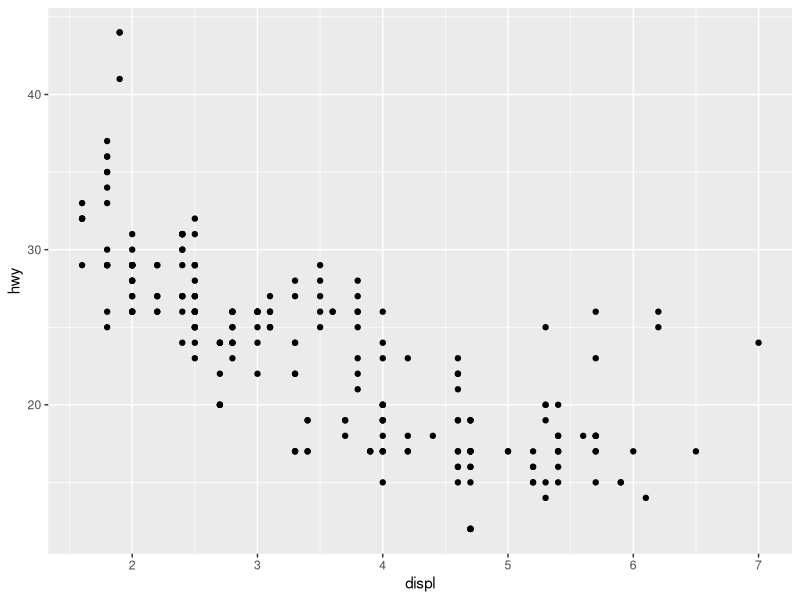
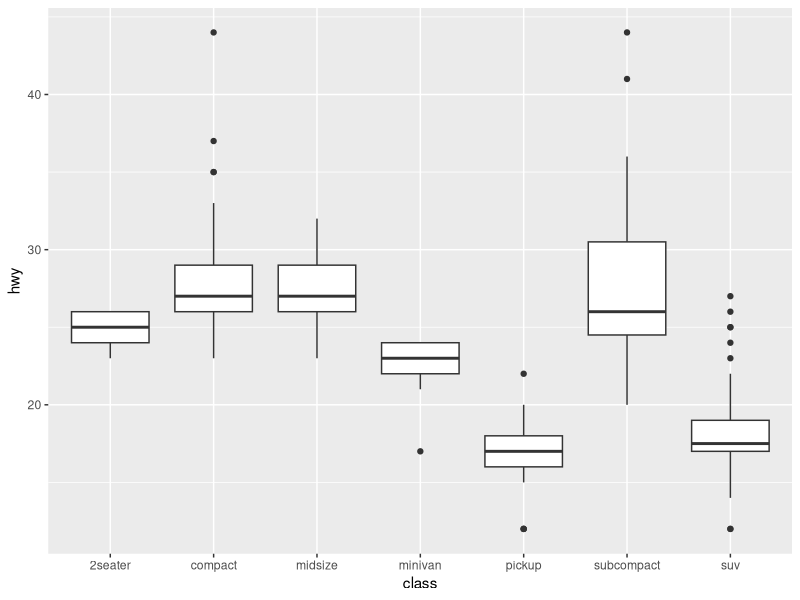
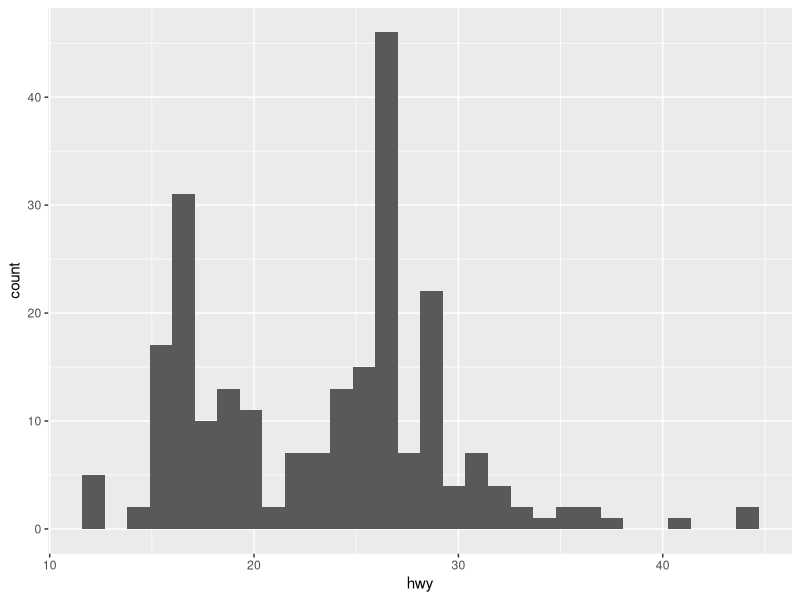
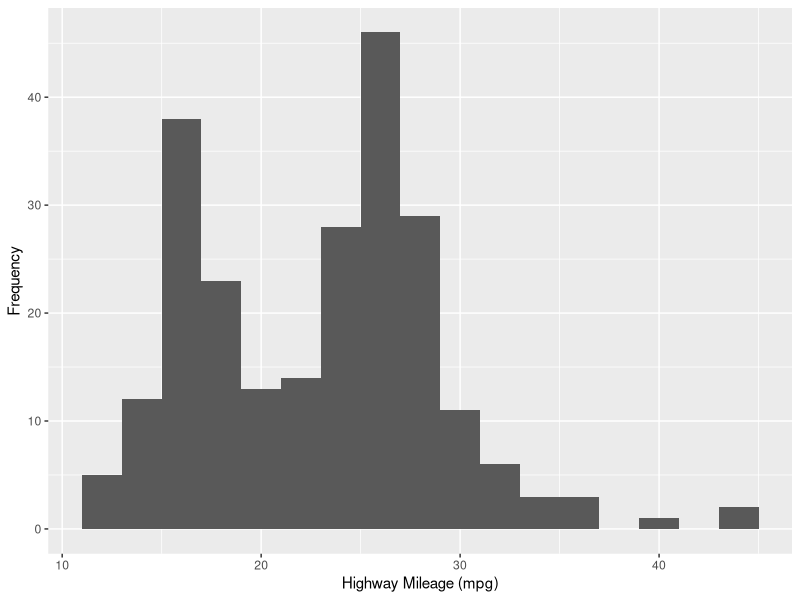
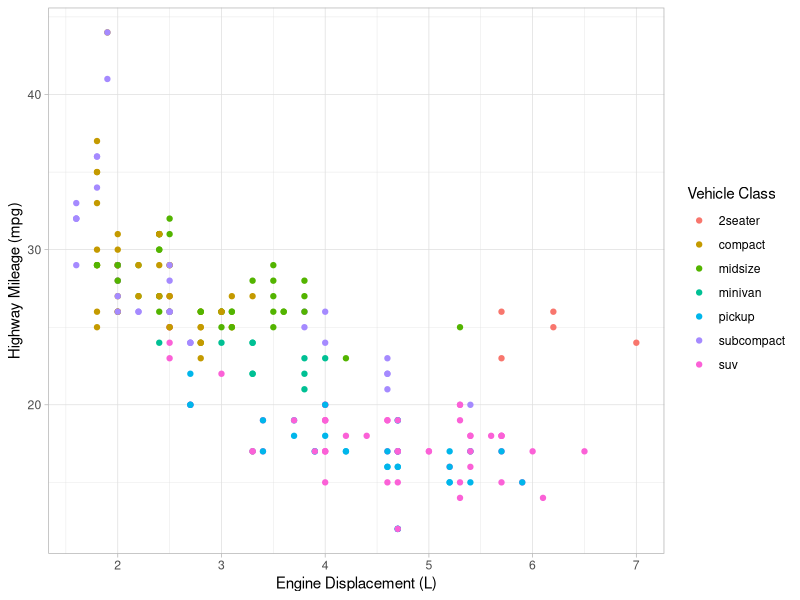
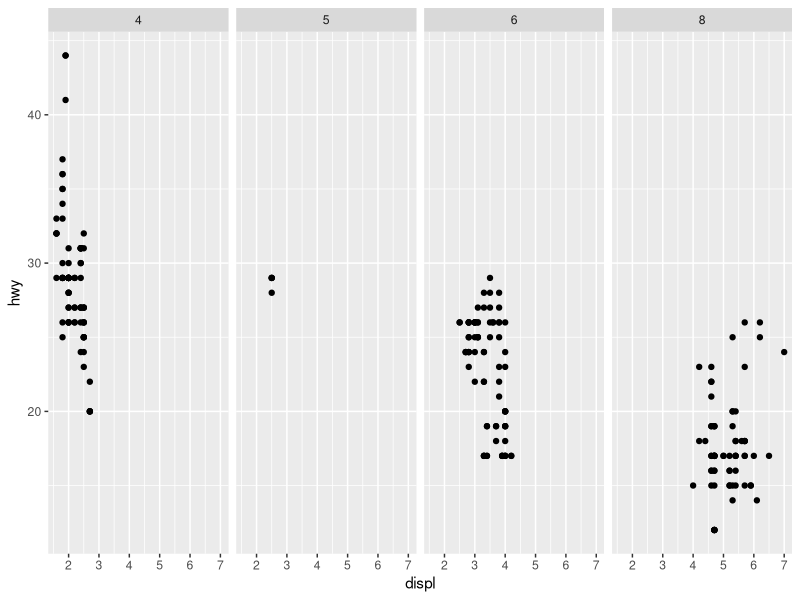
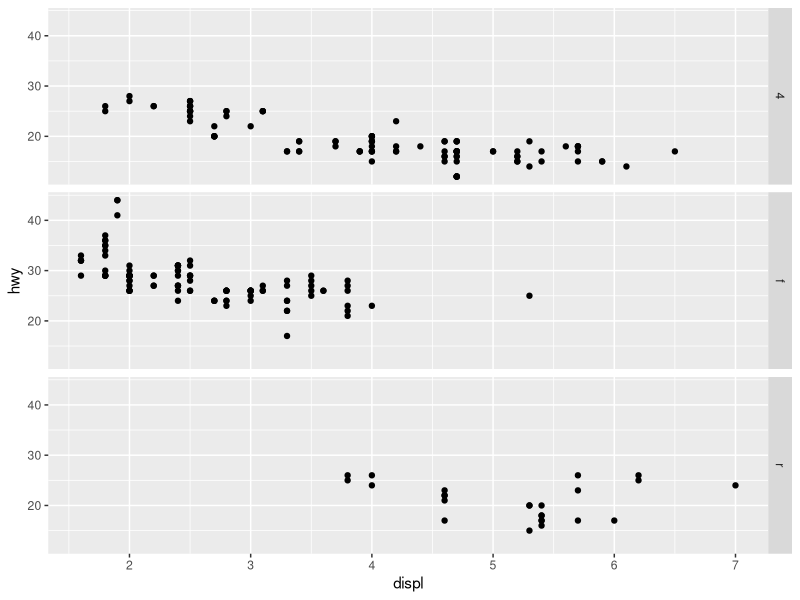
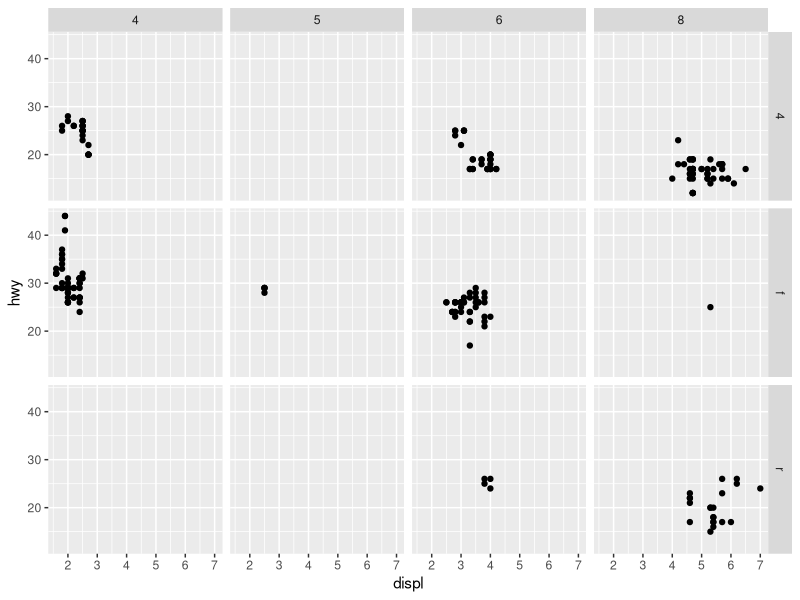

Recreate these plots in R, in order.
## ---- chunk 1
#| label: setup
#| include: false
library(tidyverse)
## ---- chunk 2
#| label: Load Dataset
head(mpg)
## ---- chunk 3
#| label: First Visualization: Scatterplot
# Creates scatterplot with in-built mpg dataset
ggplot(mpg) + 
  geom_point(aes(x = displ,
                 y = hwy))
## ---- chunk 4
#| label: Second Visualization: Boxplot
# Creates boxplot with in-built mpg dataset
ggplot(data = mpg) +
  geom_boxplot(aes(x = class,
                   y = hwy))
## ---- chunk 5
#| label: Third Visualization: Histogram
# Creates histogram with in-built mpg dataset
ggplot(data = mpg) +
  geom_histogram(aes(x = hwy))
## ---- chunk 6
#| label: Fourth Visualization: Histogram with Binwidth
# Creates histogram with in-built mpg dataset, and controls binwidth.
ggplot(data = mpg) +
  geom_histogram(aes(x = hwy),
                 binwidth = 2) + 
  labs(x = "Highway Mileage (mpg)",
       y = "Frequency")
## ---- chunk 7
#| label: Fifth Visualization: Scatter Plot with Colors and Titles
# Creates scatter plot with in-built mpg dataset, and modifies the looks of the plot.
ggplot(data = mpg) +
  geom_point(mapping = aes(x = displ,
                           y = hwy,
                           color = class)) + 
  labs(x = "Engine Displacement (L)",
       y = "Highway Mileage (mpg)",
       color = "Vehicle Class") +
  theme_light()
## ---- chunk 8
# Makes a plot that the commands below will modify
q <- ggplot(mpg) + geom_point(aes(x = displ, y = hwy))

q + facet_grid(. ~ cyl)
q + facet_grid(drv ~ .)
q + facet_grid(drv ~ cyl)
q + facet_wrap(~ class)
## ---- chunk 9
ggplot(data = mpg) +
  geom_bar(aes(x = class, fill = class)) +
  guides(fill="none") + 
  labs(x = "Vehicle Class",
       y = "Frequency",
       color = "Vehicle Class") +
  theme_light()
## ---- chunk 10
ggplot(mpg) + 
  geom_point(aes(displ, hwy)) +
  geom_smooth(aes(displ, hwy)) 
  ggsave("example.jpg")
